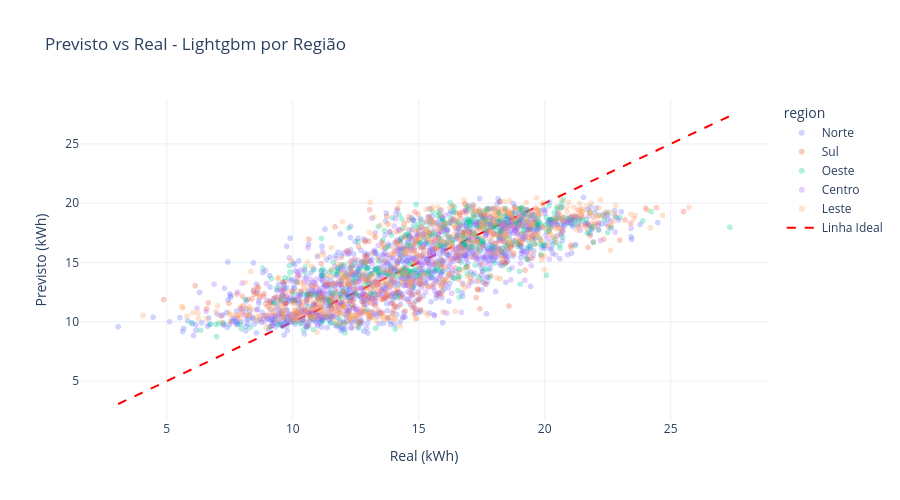

Notebook cell for this chart:
### Code cell
# Scatter: Previsto vs Real
best = metadata['best_model']
pred_col = 'lgb_prediction' if best == 'lightgbm' else 'rf_prediction'

fig = px.scatter(
    predictions, x='consumption_kwh', y=pred_col,
    color='region', opacity=0.3,
    labels={'consumption_kwh': 'Real (kWh)', pred_col: 'Previsto (kWh)'},
    title=f'Previsto vs Real - {best.replace("_", " ").title()} por Região'
)
fig.add_trace(go.Scatter(
    x=[predictions.consumption_kwh.min(), predictions.consumption_kwh.max()],
    y=[predictions.consumption_kwh.min(), predictions.consumption_kwh.max()],
    mode='lines', line=dict(color='red', dash='dash'), name='Linha Ideal'
))
fig.update_layout(height=500, template='plotly_white')
fig.show()

### Figure 1 — Plotly figure (JSON) as saved in the notebook; plotly's stock layout.template omitted (floating-point values rounded to 4 significant figures; data arrays with more than 128 entries replaced by an {"elided": "..."} marker saying what was removed)
{"data": [{"hovertemplate": "region=Norte<br>Real (kWh)=%{x}<br>Previsto (kWh)=%{y}<extra></extra>", "legendgroup": "Norte", "marker": {"color": "#636efa", "opacity": 0.3, "symbol": "circle"}, "mode": "markers", "name": "Norte", "showlegend": true, "type": "scattergl", "x": {"elided": "957 float values"}, "xaxis": "x", "y": {"elided": "957 float values"}, "yaxis": "y"}, {"hovertemplate": "region=Sul<br>Real (kWh)=%{x}<br>Previsto (kWh)=%{y}<extra></extra>", "legendgroup": "Sul", "marker": {"color": "#EF553B", "opacity": 0.3, "symbol": "circle"}, "mode": "markers", "name": "Sul", "showlegend": true, "type": "scattergl", "x": {"elided": "435 float values"}, "xaxis": "x", "y": {"elided": "435 float values"}, "yaxis": "y"}, {"hovertemplate": "region=Oeste<br>Real (kWh)=%{x}<br>Previsto (kWh)=%{y}<extra></extra>", "legendgroup": "Oeste", "marker": {"color": "#00cc96", "opacity": 0.3, "symbol": "circle"}, "mode": "markers", "name": "Oeste", "showlegend": true, "type": "scattergl", "x": {"elided": "493 float values"}, "xaxis": "x", "y": {"elided": "493 float values"}, "yaxis": "y"}, {"hovertemplate": "region=Centro<br>Real (kWh)=%{x}<br>Previsto (kWh)=%{y}<extra></extra>", "legendgroup": "Centro", "marker": {"color": "#ab63fa", "opacity": 0.3, "symbol": "circle"}, "mode": "markers", "name": "Centro", "showlegend": true, "type": "scattergl", "x": {"elided": "464 float values"}, "xaxis": "x", "y": {"elided": "464 float values"}, "yaxis": "y"}, {"hovertemplate": "region=Leste<br>Real (kWh)=%{x}<br>Previsto (kWh)=%{y}<extra></extra>", "legendgroup": "Leste", "marker": {"color": "#FFA15A", "opacity": 0.3, "symbol": "circle"}, "mode": "markers", "name": "Leste", "showlegend": true, "type": "scattergl", "x": {"elided": "551 float values"}, "xaxis": "x", "y": {"elided": "551 float values"}, "yaxis": "y"}, {"line": {"color": "red", "dash": "dash"}, "mode": "lines", "name": "Linha Ideal", "type": "scatter", "x": [3.07, 27.35], "y": [3.07, 27.35]}], "layout": {"height": 500, "legend": {"title": {"text": "region"}, "tracegroupgap": 0}, "title": {"text": "Previsto vs Real - Lightgbm por Região"}, "xaxis": {"anchor": "y", "domain": [0.0, 1.0], "title": {"text": "Real (kWh)"}}, "yaxis": {"anchor": "x", "domain": [0.0, 1.0], "title": {"text": "Previsto (kWh)"}}}}
